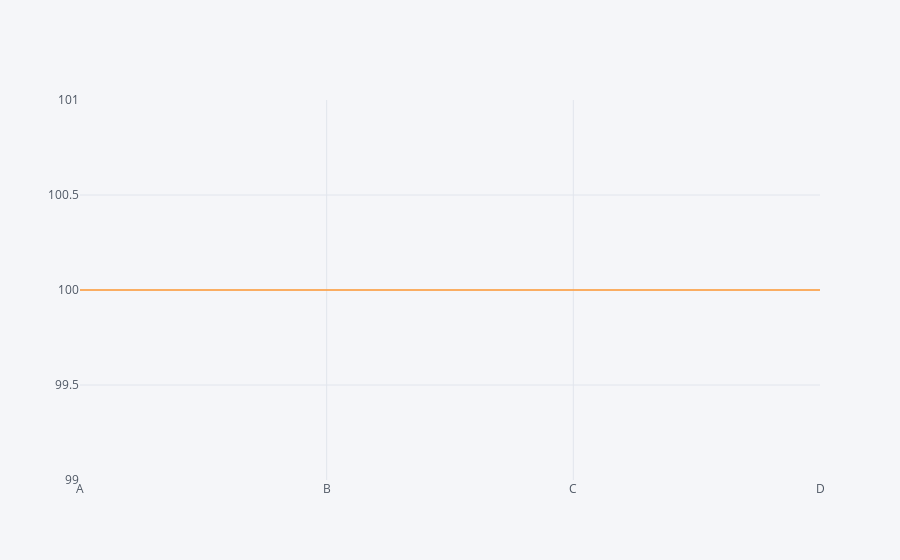

Notebook source saved alongside this figure:
### Code cell
df.count().iplot()

### Figure 1 — Plotly figure (JSON) as saved in the notebook; plotly's stock layout.template omitted (floating-point values rounded to 4 significant figures)
{"data": [{"line": {"color": "rgba(255, 153, 51, 1.0)", "dash": "solid", "shape": "linear", "width": 1.3}, "mode": "lines", "name": "None", "text": "", "type": "scatter", "x": ["A", "B", "C", "D"], "y": [100, 100, 100, 100]}], "layout": {"legend": {"bgcolor": "#F5F6F9", "font": {"color": "#4D5663"}}, "paper_bgcolor": "#F5F6F9", "plot_bgcolor": "#F5F6F9", "title": {"font": {"color": "#4D5663"}}, "xaxis": {"gridcolor": "#E1E5ED", "showgrid": true, "tickfont": {"color": "#4D5663"}, "title": {"font": {"color": "#4D5663"}, "text": ""}, "zerolinecolor": "#E1E5ED"}, "yaxis": {"gridcolor": "#E1E5ED", "showgrid": true, "tickfont": {"color": "#4D5663"}, "title": {"font": {"color": "#4D5663"}, "text": ""}, "zerolinecolor": "#E1E5ED"}}}
